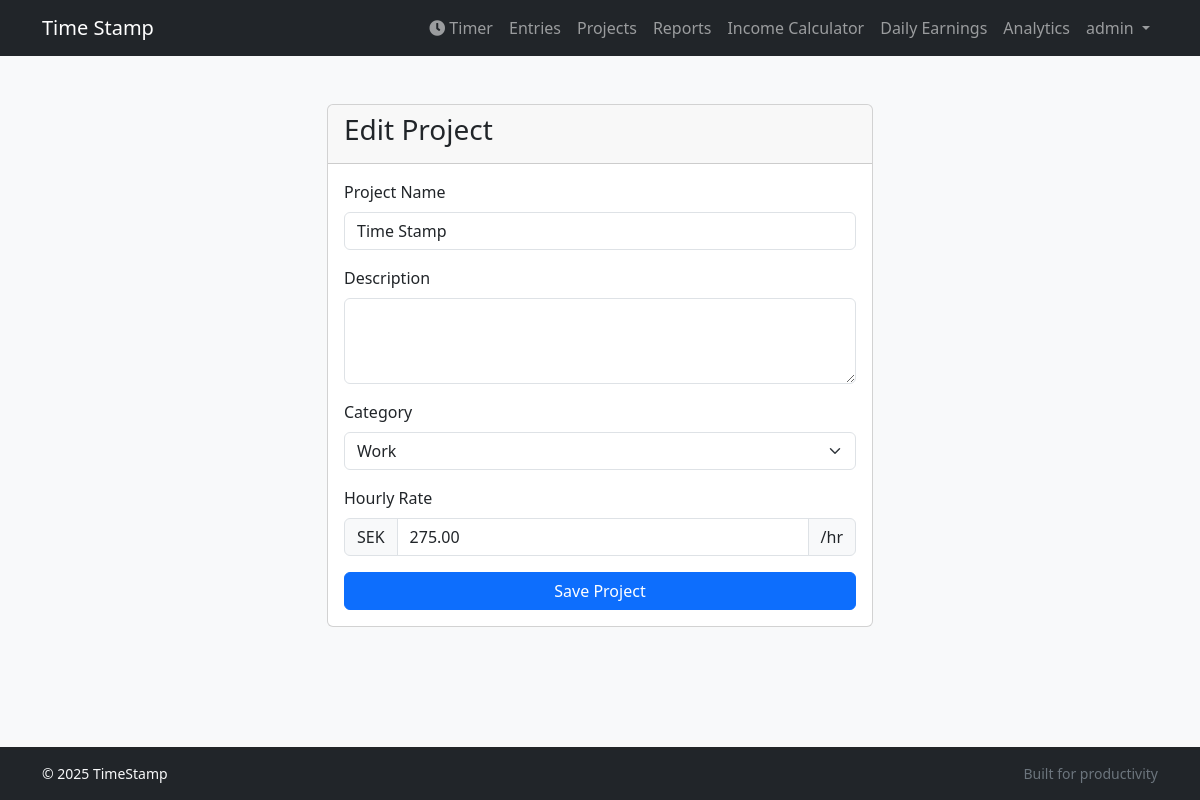
/projects/1/update/ (signed in), run on the app's committed database.
### tracker/models.py (models this page shows, shortened)
class Project(models.Model):
    user = models.ForeignKey(User, on_delete=models.CASCADE, related_name='projects')
    name = models.CharField(max_length=100)
    description = models.TextField(blank=True)
    category = models.CharField(max_length=10, choices=CATEGORY_CHOICES, default='work')
    is_archived = models.BooleanField(default=False)
    hourly_rate = models.DecimalField(max_digits=8, decimal_places=2, default=0.00)

### tracker/views.py (the view)
# urls.py: path('projects/<int:pk>/update/', views.ProjectUpdateView.as_view(), name='project_update'),
class ProjectUpdateView(LoginRequiredMixin, UpdateView):
    model = Project
    form_class = ProjectForm
    template_name = 'tracker/project_form.html'
    success_url = reverse_lazy('tracker:project_list')
    def get_queryset(self):
        return super().get_queryset().filter(user=self.request.user)

### tracker/forms.py
class ProjectForm(forms.ModelForm):
    class Meta:
        model = Project
        fields = ['name', 'description', 'category', 'hourly_rate']
        widgets = {
            'name': forms.TextInput(attrs={'class': 'form-control'}),
            'description': forms.Textarea(attrs={'class': 'form-control', 'rows': 3}),
            'category': forms.Select(attrs={'class': 'form-select'}),
            'hourly_rate': forms.NumberInput(attrs={'class': 'form-control', 'step': '0.01'}),
        }

### templates/tracker/project_form.html (shortened to what this page needs)
{% extends "base.html" %}
{% block content %}
<div class="row justify-content-center">
    <div class="col-md-8 col-lg-6">
        <div class="card">
            <div class="card-header">
                <h3 class="card-title">{% if object %}Edit Project{% else %}Create a New Project{% endif %}</h3>
            </div>
            <div class="card-body">
                <form method="post">
                    <div class="mb-3">
                        <label for="{{ form.name.id_for_label }}" class="form-label">Project Name</label>
                        <input type="text" name="name" id="{{ form.name.id_for_label }}" class="form-control" value="{{ form.name.value|default:'' }}" required>
                    </div>
                    <div class="mb-3">
                        <label for="{{ form.description.id_for_label }}" class="form-label">Description</label>
                        <textarea name="description" id="{{ form.description.id_for_label }}" class="form-control" rows="3">{{ form.description.value|default:'' }}</textarea>
                    </div>
                    <div class="mb-3">
                        <label for="{{ form.category.id_for_label }}" class="form-label">Category</label>
                        <select name="category" id="{{ form.category.id_for_label }}" class="form-select">
                            <option value="work" {% if form.instance.category == 'work' or not form.instance.category %}selected{% endif %}>Work</option>
                        </select>
                    </div>
                    <div class="mb-3">
                        <label for="{{ form.hourly_rate.id_for_label }}" class="form-label">Hourly Rate</label>
                        <div class="input-group">
                            <span class="input-group-text">SEK</span>
                            <input type="number" name="hourly_rate" id="{{ form.hourly_rate.id_for_label }}" class="form-control" value="{{ form.hourly_rate.value|default:'0.00' }}" step="0.01">
                            <span class="input-group-text">/hr</span>
                        </div>
                    </div>
                    <button type="submit" class="btn btn-primary w-100">Save Project</button>
                </form>
            </div>
        </div>
    </div>
</div>
{% endblock %}

### templates/base.html (shortened to what this page needs)
{% load static %}
<!DOCTYPE html>
<html lang="en" class="h-100">
<head>
    <link href="https://cdn.jsdelivr.net/npm/bootstrap@5.3.2/dist/css/bootstrap.min.css" rel="stylesheet"
>
    <link rel="stylesheet" href="https://cdnjs.cloudflare.com/ajax/libs/font-awesome/5.15.4/css/all.min.css">
    <link rel="stylesheet" href="{% static 'css/style.css' %}">
    <link rel="stylesheet" href="{% static 'css/base.css' %}">
</head>
<body class="d-flex flex-column h-100">
<nav class="navbar navbar-expand-lg navbar-dark bg-dark mb-4">
    <div class="container">
        <a class="navbar-brand me-auto" href="{% url 'tracker:home' %}">Time Stamp</a>
        <div class="collapse navbar-collapse" id="navbarNav">
            <ul class="navbar-nav ms-auto">
                {% if user.is_authenticated %}
                    <li class="nav-item d-none d-lg-block">
                        <a class="nav-link" href="{% url 'tracker:home' %}"><i class="fas fa-clock me-1"></i>Timer</a>
                    </li>
                    <li class="nav-item">
                        <a class="nav-link" href="{% url 'tracker:entry_list' %}">Entries</a>
                    </li>
                    <li class="nav-item">
                        <a class="nav-link" href="{% url 'tracker:project_list' %}">Projects</a>
                    </li>
                    <li class="nav-item">
                        <a class="nav-link" href="{% url 'tracker:reports' %}">Reports</a>
                    </li>
                    <li class="nav-item">
                        <a class="nav-link" href="{% url 'tracker:income_calculator' %}">Income Calculator</a>
                    </li>
                    <li class="nav-item">
                        <a class="nav-link" href="{% url 'tracker:daily_earnings_tracker' %}">Daily Earnings</a>
                    </li>
                    <li class="nav-item">
                        <a class="nav-link" href="{% url 'tracker:analytics' %}">Analytics</a>
                    </li>
                    <li class="nav-item dropdown">
                        <a class="nav-link dropdown-toggle" href="#" id="navbarDropdown" role="button" data-bs-toggle="dropdown" aria-expanded="false">
                            {{ user.username }}
                        </a>
                    </li>
                {% endif %}
            </ul>
        </div>
    </div>
</nav>
<main class="container py-4 flex-grow-1">
    {% block content %}{% endblock %}
</main>
<footer class="bg-dark text-light py-3 mt-auto">
  <div class="container small d-flex flex-column flex-md-row justify-content-between">
      <div>&copy; {% now "Y" %} TimeStamp</div>
      <div>
          <span class="text-secondary">Built for productivity</span>
      </div>
  </div>
</footer>
</body>
</html>

### static/css/style.css (style rules this page uses)
body { background-color: #f8f9fa; }

### data on the page
Project: name "Time Stamp", category "Work", hourly_rate "275.00"

### other printed values
{{ user.username }} "admin"
